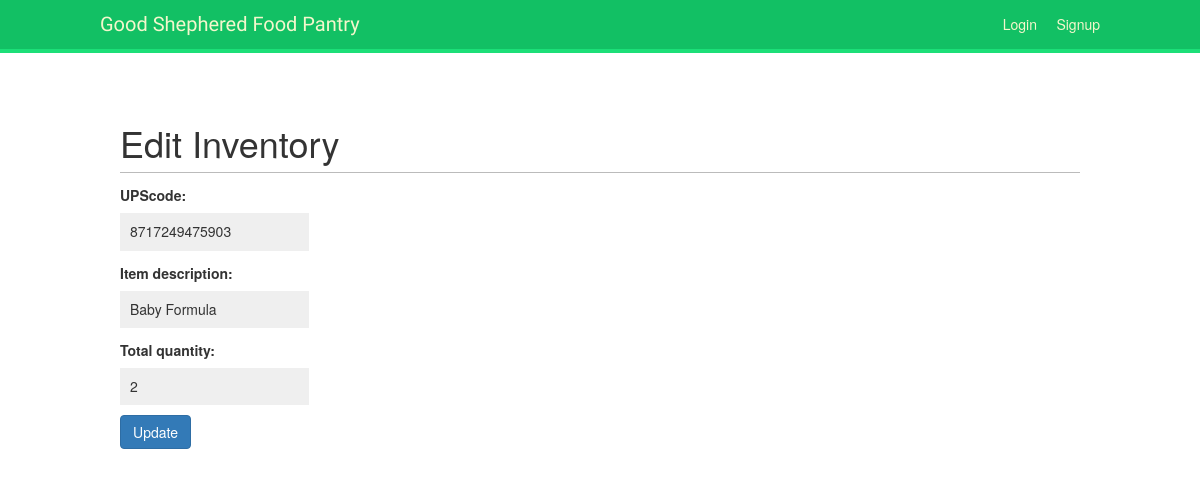
The page /account/inventory/1/edit/ on the database its author committed.
### account/models.py (models this page shows, shortened)
class Inventory(models.Model):
    UPScode = models.CharField(max_length=15)
    item_description = models.CharField(max_length=100)
    total_quantity = models.IntegerField(blank=False, null=False)
    created_date = models.DateTimeField(default=timezone.now)

### account/views.py (the view)
# urls.py: path('inventory/<int:pk>/edit/', views.inventory_edit, name='inventory_edit'),
def inventory_edit(request, pk):
    inventory = get_object_or_404(Inventory, pk=pk)
    if request.method == "POST":
        form = InventoryForms(request.POST, instance=Inventory)
        if form.is_valid():
            inventory = form.save(commit=False)
            inventory.updated_date = timezone.now()
            inventory.save()
            inventory = Inventory.objects.filter(created_date__lte=timezone.now())
        return render(request, 'crm/inventory_list.html', {'inventory': inventory})
    else:
        form = InventoryForms(instance=inventory)
    return render(request, 'crm/inventory_edit.html', {'form': form})

### account/forms.py
class InventoryForms(forms.ModelForm):
    class Meta:
        model = Inventory
        fields = ('UPScode', 'item_description', 'total_quantity')

### account/templates/crm/inventory_edit.html (shortened to what this page needs)
<!DOCTYPE html>
{% extends "base.html" %}
{% block content %}
    <h1>Edit Inventory</h1>
    <form method="POST" class="inventory-form">
        {{ form.as_p }}
    <button type="submit" class="btn btn-primary">Update</button>
    </form>
{% endblock %}

### account/static/css/base.css (style rules this page uses)
body { margin:0; padding:0; font-family:helvetica, sans-serif; }
p { line-height: 1.8; }
h1, h2, h3, h4, h5 , h6 { font-family: 'Muli', sans-serif; font-weight:normal; }
h1 { border-bottom:1px solid #bbb; padding:0 0 10px 0; margin:10px 0 20px 0; }
form { overflow:auto; }
form p { width:100%; overflow:auto; }
label { float:left; clear:both; color:#333; margin-bottom:4px; }
input, textarea { clear:both; float:left; margin:0 0 10px; background:#efefef; border:0; padding:6px 10px; font-size:14px; }

### rows shown on the page
Inventory: UPScode "8717249475903", item_description "Baby Formula", total_quantity "2"
